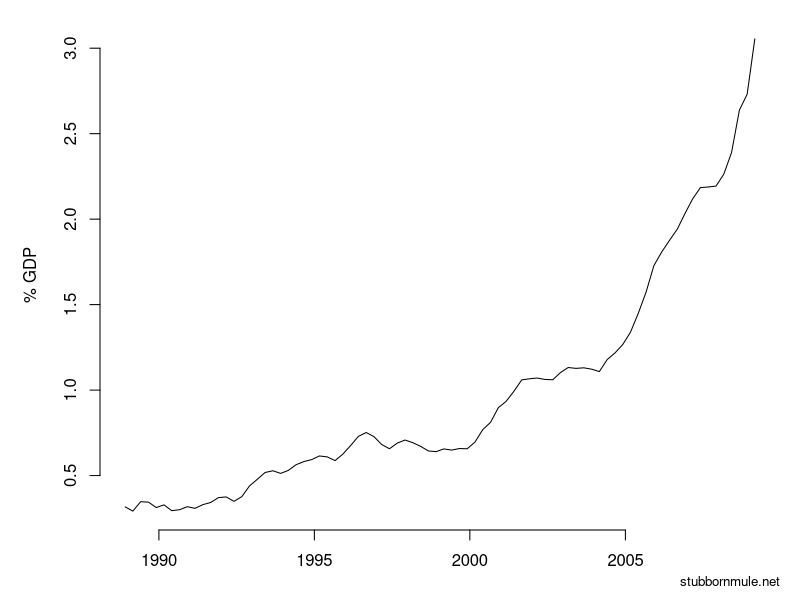
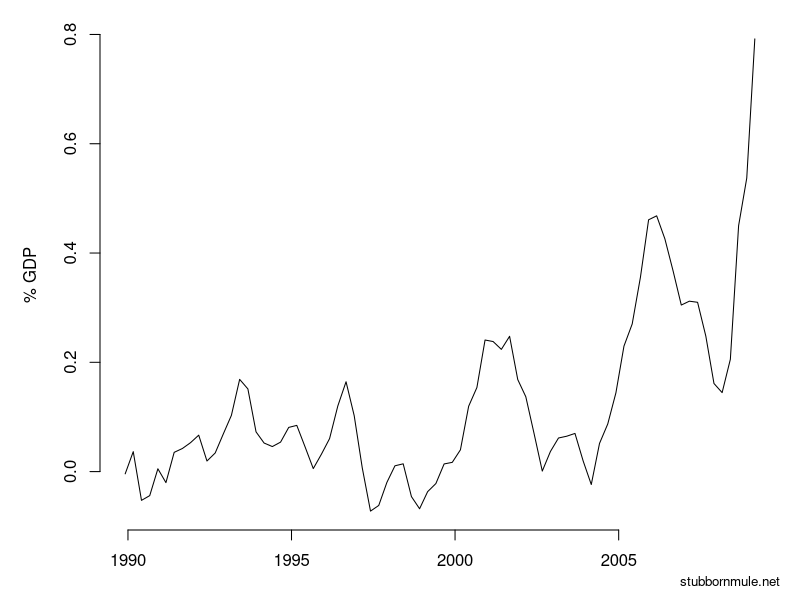
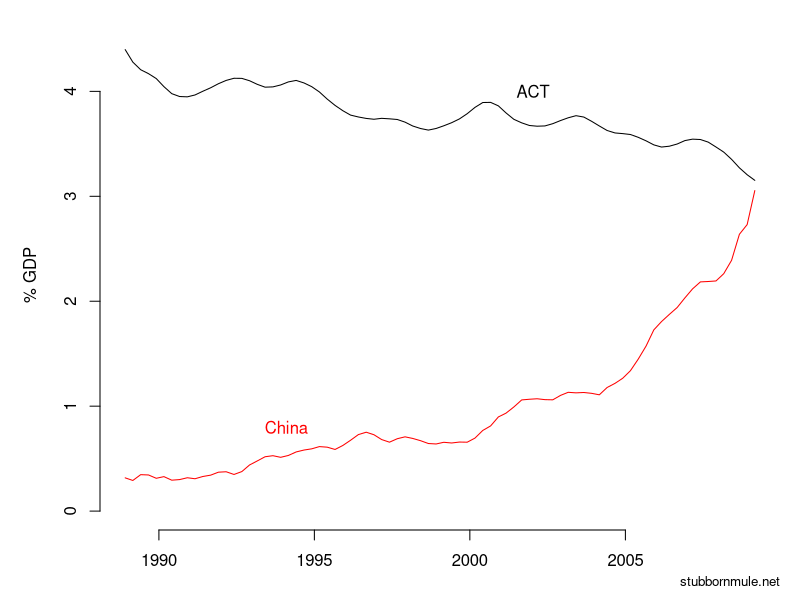
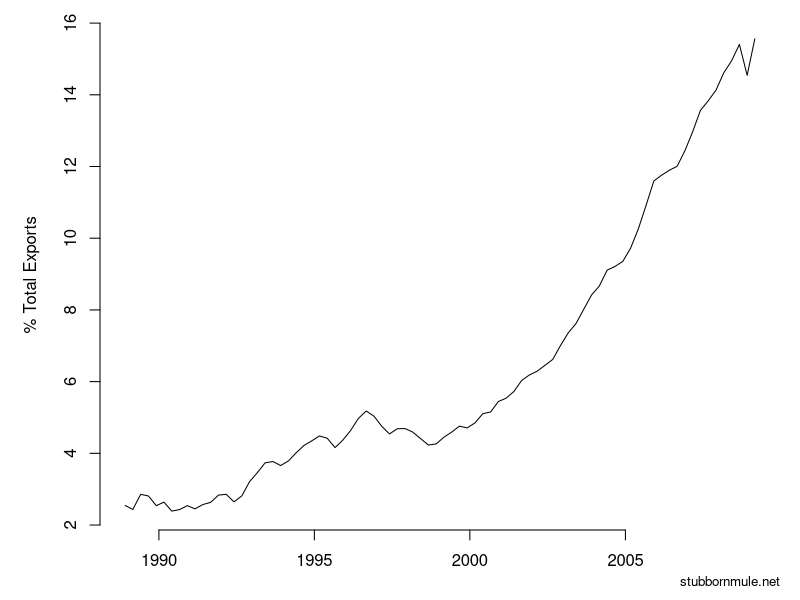

These figures' R source, in order:
# File:    China.R
# Author:  Sean Carmody
# Created: 25 August 2009
#
# Plots Australian exports to China for Stubborn Mule blog post
# http://www.stubbornmule.net/2009/08/china/ 
#
# All data sourced from the Australian Bureau of Statistics
# http://www.abs.gov.au

library(zoo)

# Read exports data an convert to zpo time series
exports <- read.csv("exports.csv", as.is=1)
exports <- zoo(exports[,-1], order.by=as.Date(exports[,1]))

# Read gdp data an convert to zpo time series
gdp <- read.csv("GDP.csv")
gdp <- zoo(gdp[,2], order.by=as.Date(gdp[,1]))

# Rolling sum to aggregate monthly data to quarterly
exports.q <- rollapply(exports, 3, sum, align="right")
exports.q <- merge(exports.q, gdp, all=FALSE)

# Read states final demand data an convert to zpo time series
states <- read.csv("states.csv")
states <- zoo(states[,-1], order.by=as.Date(states[,1]))
exports.q <- merge(exports.q, states$ACT, all=FALSE)

# Relabel some colums
names(exports.q)[3:4] <- c("GDP", "ACT")

# Rolling sum to aggregate quarterly data to yearly
exports.a <- rollapply(exports.q, 4, sum, align="right")

# Calculate some ratios
exports.q$China.pc <- exports.q$China / exports.q$GDP
exports.q$ACT.pc <- exports.q$ACT / exports.q$GDP
exports.q$China.share <- exports.q$China / exports.q$World

exports.a$China.pc <- exports.a$China / exports.a$GDP
exports.a$ACT.pc <- exports.a$ACT / exports.a$GDP
exports.a$China.share <- exports.a$China / exports.a$World

# Produce charts as png files
png("china-gdp.png", width=400, height=300)
par(bty="n", mar=c(3.5, 5, 1, 1))
plot(exports.a$China.pc * 100, xlab="", ylab="% GDP", bty="n")
mtext("stubbornmule.net", side=1, cex=0.8, line=2, adj=1)
dev.off()

png("china-gdp-chg.png", width=400, height=300)
par(bty="n", mar=c(3.5, 5, 1, 1))
plot(diff(exports.a$China.pc, 4) * 100, xlab="", ylab="% GDP", bty="n")
mtext("stubbornmule.net", side=1, cex=0.8, line=2, adj=1)
dev.off()

png("act-gdp.png", width=400, height=300)
par(bty="n", mar=c(3.5, 5, 1, 1))
plot(exports.a$ACT.pc * 100, xlab="", ylab="% GDP", bty="n", ylim=c(0,4.5))
lines(time(exports.a), exports.a$China.pc * 100, xlab="", col="red")
text(11700, 4.0, "ACT")
text(8800, 0.8, "China", col="red")
mtext("stubbornmule.net", side=1, cex=0.8, line=2, adj=1)
dev.off()

png("china-share.png", width=400, height=300)
par(bty="n", mar=c(3.5, 5, 1, 1))
plot(exports.a$China.share * 100, xlab="", ylab="% Total Exports", bty="n")
mtext("stubbornmule.net", side=1, cex=0.8, line=2, adj=1)
dev.off()
